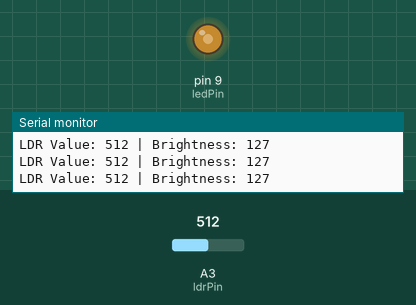
Simulated run of this sketch. Board: Arduino Uno, built with avr-gcc and run on an emulated ATmega328P. Shown: output pins drawn as LEDs (lit = HIGH), the last lines printed to the serial monitor. The inputs (shaded band) are chosen by the test bench; at power-on: A3 (ldrPin) = 512.

Above: at 1.2 s.
1.3 s: A3 (ldrPin) set to 716
At 2.5 s:
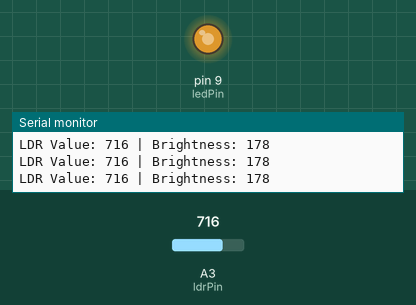
2.8 s: A3 (ldrPin) set to 900
At 4.0 s:
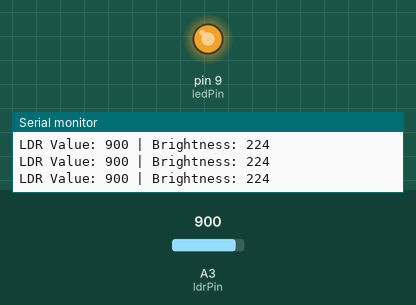
4.3 s: A3 (ldrPin) set to 122
At 4.6 s:
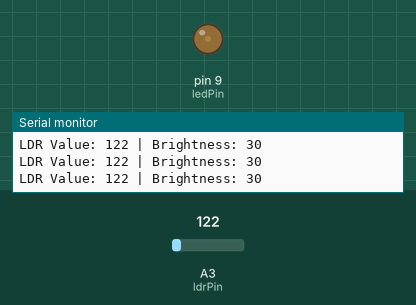
5.8 s: A3 (ldrPin) set to 0
At 7.0 s:
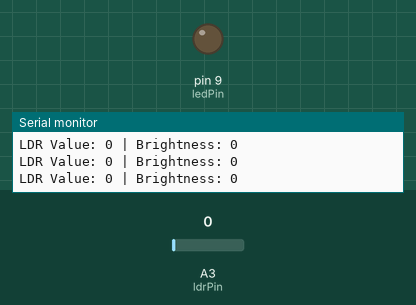
7.3 s: A3 (ldrPin) set to 511
At 8.7 s:
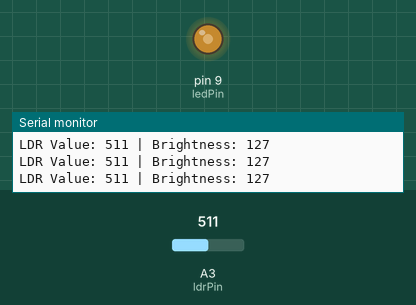
Timing chart, 0 to 9.8 s (numbered marks = the images above; inputs shaded):
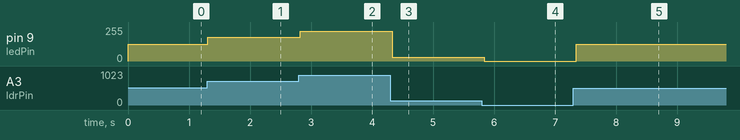

Measured:
- after the input at 1.3 s, pin 9 (ledPin): 127/255 → 178/255 at once
- after the input at 2.8 s, pin 9 (ledPin): 178/255 → 224/255 at once
- after the input at 4.3 s, pin 9 (ledPin): 224/255 → 30/255 at once
- after the input at 5.8 s, pin 9 (ledPin): 30/255 → 0/255 at once
- after the input at 7.3 s, pin 9 (ledPin): 0/255 → 127/255 after 0.05 s

The sketch:

stadiumLight.ino
```cpp
int ldrPin = A3; // Analog pin for LDR
int ledPin = 9;  // Digital pin for LED

void setup() {
  pinMode(ledPin, OUTPUT);
  digitalWrite(ledPin, LOW); // Initially turn off LED
  Serial.begin(9600);
}

void loop() {
  int ldrValue = analogRead(ldrPin); // Read LDR value
  int brightness = map(ldrValue, 0, 1023, 0, 255); // Map LDR value to LED brightness range (0-255)

  analogWrite(ledPin, brightness); // Set LED brightness

  Serial.print("LDR Value: ");
  Serial.print(ldrValue);
  Serial.print(" | Brightness: ");
  Serial.println(brightness);

  delay(100); // Add a small delay to prevent rapid changes
}
```
